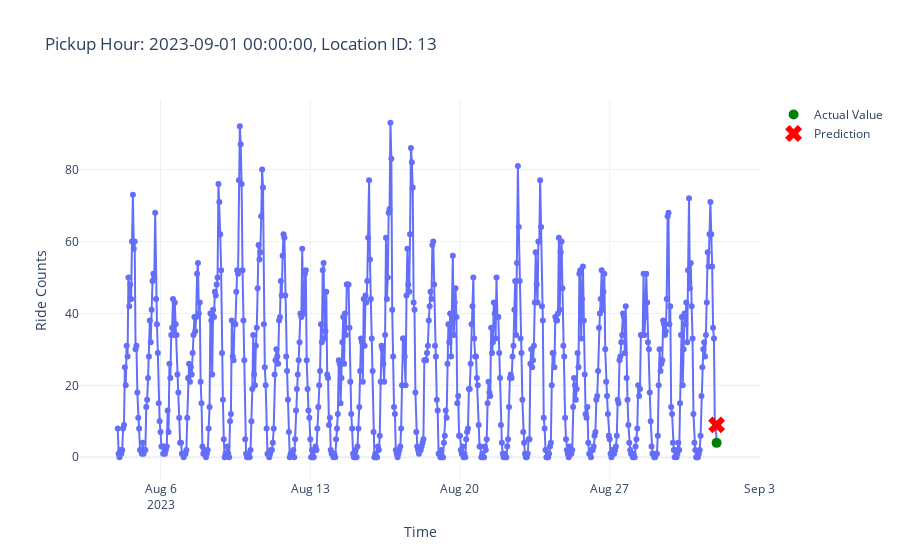

The cell this chart's notebook holds for it:
### Code cell
from src.plot_utils import plot_aggregated_time_series

plot_aggregated_time_series(X_test, y_test, 13, predictions)

### Figure 1 — Plotly figure (JSON) as saved in the notebook; plotly's stock layout.template omitted (floating-point values rounded to 4 significant figures; data arrays with more than 128 entries replaced by an {"elided": "..."} marker saying what was removed)
{"data": [{"hovertemplate": "Time=%{x}<br>Ride Counts=%{y}<extra></extra>", "legendgroup": "", "line": {"color": "#636efa", "dash": "solid"}, "marker": {"symbol": "circle"}, "mode": "lines+markers", "name": "", "orientation": "v", "showlegend": false, "type": "scatter", "x": {"elided": "673 str values"}, "xaxis": "x", "y": {"elided": "673 int values"}, "yaxis": "y"}, {"line": {"color": "green"}, "marker": {"size": 10}, "mode": "markers", "name": "Actual Value", "type": "scatter", "x": ["2023-09-01T00:00:00"], "y": [4]}, {"line": {"color": "red"}, "marker": {"size": 15, "symbol": "x"}, "mode": "markers", "name": "Prediction", "type": "scatter", "x": ["2023-09-01T00:00:00"], "y": [9]}], "layout": {"legend": {"tracegroupgap": 0}, "title": {"text": "Pickup Hour: 2023-09-01 00:00:00, Location ID: 13"}, "xaxis": {"anchor": "y", "domain": [0, 1], "title": {"text": "Time"}}, "yaxis": {"anchor": "x", "domain": [0, 1], "title": {"text": "Ride Counts"}}}}
